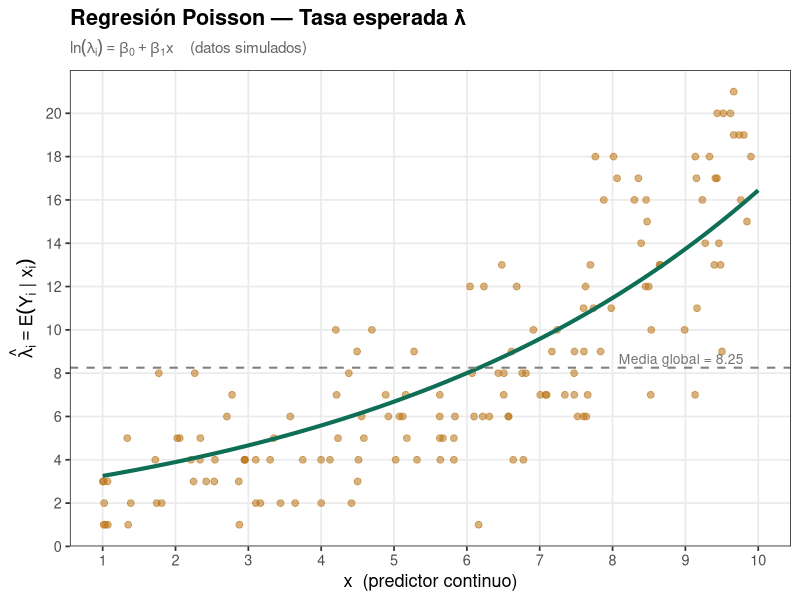

The R source for this figure:
library(ggplot2)

set.seed(42)
n   <- 150
x   <- runif(n, 1, 10)
b0  <- 1.0
b1  <- 0.18
lam <- exp(b0 + b1 * x)
y   <- rpois(n, lam)

datos_sim <- data.frame(x = x, y = y)
curva     <- data.frame(
  x   = seq(1, 10, length.out = 300),
  lam = exp(b0 + b1 * seq(1, 10, length.out = 300))
)

ggplot() +
  geom_point(
    data  = datos_sim,
    aes(x = x, y = y),
    color = "#BA7517",
    size  = 2, alpha = 0.55
  ) +
  geom_line(
    data      = curva,
    aes(x = x, y = lam),
    color     = "#0F6E56",
    linewidth = 1.4
  ) +
  geom_hline(
    yintercept = mean(datos_sim$y),
    linetype   = "dashed",
    color      = "gray50",
    linewidth  = 0.7
  ) +
  annotate(
    "text",
    x     = 9.8,
    y     = mean(datos_sim$y) + 0.4,
    label = paste0("Media global = ", round(mean(datos_sim$y), 2)),
    size  = 3.5, color = "gray45", hjust = 1
  ) +
  scale_y_continuous(breaks = seq(0, ceiling(max(datos_sim$y)), by = 2)) +
  scale_x_continuous(breaks = 1:10) +
  labs(
    title    = "Regresión Poisson — Tasa esperada λ̂",
    subtitle = expression(ln(lambda[i]) == beta[0] + beta[1]*x ~~ "  (datos simulados)"),
    x        = "x  (predictor continuo)",
    y        = expression(hat(lambda)[i] == E(Y[i] ~ "|" ~ x[i]))
  ) +
  theme_bw(base_size = 13) +
  theme(
    plot.title       = element_text(face = "bold"),
    plot.subtitle    = element_text(color = "gray40", size = 11),
    panel.grid.minor = element_blank()
  )
